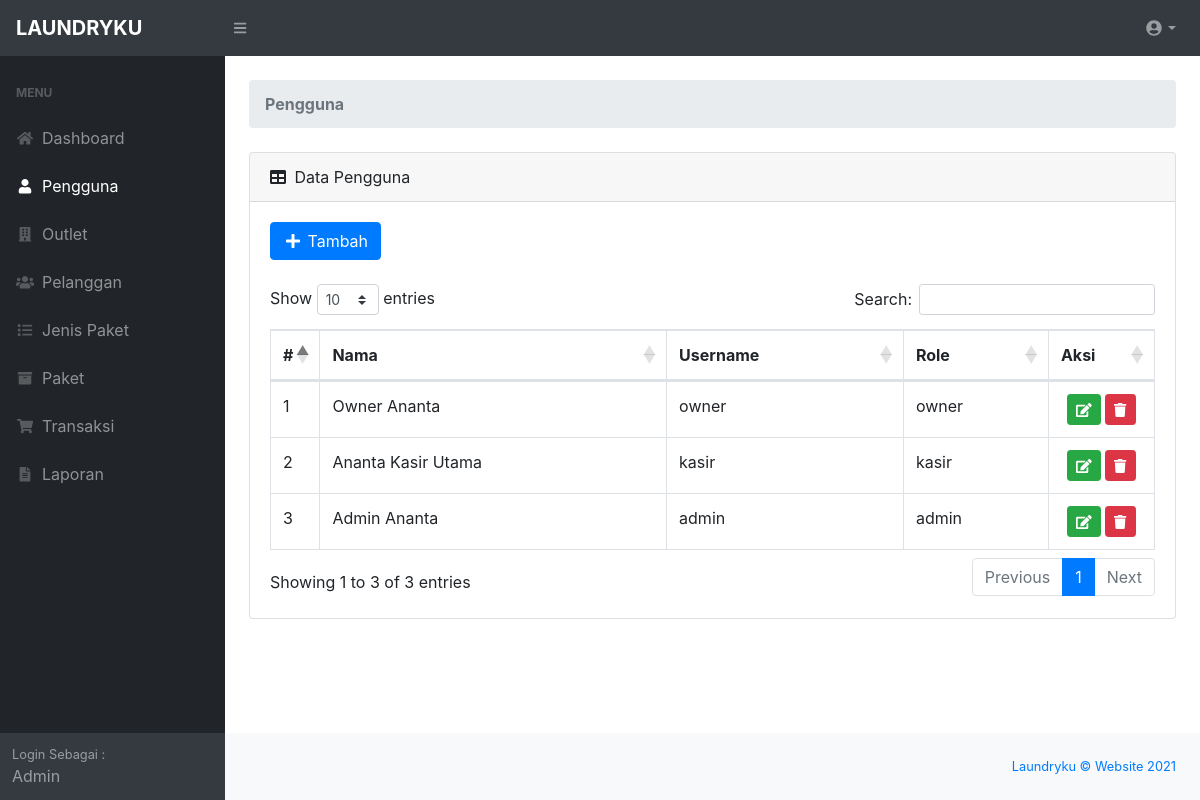
/admin/index_pengguna.php (signed in), run on the app's committed database.
### tables this page shows
CREATE TABLE `tb_user` (
  `id_user` int(11) NOT NULL,
  `nama_user` varchar(100) NOT NULL,
  `username` varchar(32) NOT NULL,
  `password` varchar(150) DEFAULT NULL,
  `role` enum('admin','kasir','owner') NOT NULL,
  `id_outlet` int(11) DEFAULT NULL
);

### admin/functions.php (called while the page is built, shortened)
<?php
function ambildata($conn,$query){
    $data = mysqli_query($conn,$query);
    if (mysqli_num_rows($data) > 0) {
        while($row = mysqli_fetch_assoc($data)){
        $hasil[] = $row;
    }
    return $hasil;
    }
}
?>

### admin/index_pengguna.php (the view, shortened to what this page needs)
<?php
require 'functions.php';
require 'layout_header.php';
$query = 'Call GetAllPengguna()';
$data = ambildata($conn, $query);
?>
<div id="layoutSidenav_content">
    <main>
        <div class="container-fluid">
            <ol class="breadcrumb mb-4">
                <li class="breadcrumb-item active"><b>Pengguna</b></li>
            </ol>
            <div class="card mb-4">
                <div class="card-header">
                    <i class="fas fa-table mr-1"></i>
                    Data Pengguna
                </div>
                <div class="card-body">
                    <div class="col-m-6">
                        <a href="pengguna_tambah.php" class="btn btn-primary box-title"><i class="fa fa-plus fa-fw"></i>
                            Tambah</a>
                    </div>
                    <br>
                    <div class="table-responsive">
                        <table class="table table-bordered" id="dataTable" width="100%" cellspacing="0">
                            <thead>
                                <tr align="center">
                                    <th width="4%">#</th>
                                    <th>Nama</th>
                                    <th>Username</th>
                                    <th>Role</th>
                                    <th width="12%">Aksi</th>
                                </tr>
                            </thead>
                            <tbody>
                                <?php error_reporting(0);
                                $no=1; foreach($data as $user): ?>
                                <tr>
                                    <td><?= $no++ ?></td>
                                    <td><?= $user['nama_user'] ?></td>
                                    <td><?= $user['username'] ?></td>
                                    <td><?= $user['role'] ?></td>
                                    <td align="center">
                                        <div class="btn-group-sm" role="group" aria-label="Basic example">
                                            <a href="pengguna_ubah.php?id=<?= $user['id_user']; ?>"
                                                data-toggle="tooltip" data-placement="bottom" title="Edit"
                                                class="btn btn-success"><i class="fa fa-edit"></i></a>
                                            <a href="pengguna_hapus.php?id=<?= $user['id_user']; ?>"
                                                onclick="return confirm('Yakin hapus data ? ');" data-toggle="tooltip"
                                                data-placement="bottom" title="Hapus" class="btn btn-danger"><i
                                                    class="fa fa-trash"></i></a>
                                        </div>
                                    </td>
                                </tr>
                                <?php endforeach; ?>
                            </tbody>
                        </table>
                    </div>
                </div>
            </div>
        </div>
    </main>
    <?php
require 'layout_footer.php';
?>

### data on the page
tb_user: nama_user "Owner Ananta", username "owner", role "owner"
tb_user: nama_user "Ananta Kasir Utama", username "kasir", role "kasir"
tb_user: nama_user "Admin Ananta", username "admin", role "admin"
